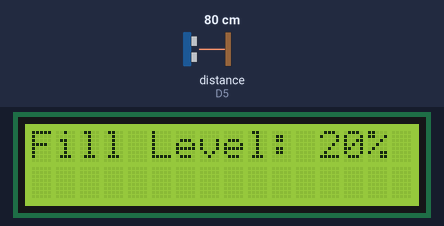
A sketch run on a simulated ESP8266 (NodeMCU). On the bench: 16×2 character LCD. Wiring (inferred from the names in the program): ultrasonic range finder: trigger D6; echo D5. The test bench sets the inputs (shaded band); at power-on: distance to the obstacle (sensor on D5) 80 cm. The echo pulse lasts 58.3 µs per cm; what the sketch prints to the serial monitor is not drawn.

Above: at 4.2 s.
4.3 s: distance to the obstacle (sensor on D5) set to 2 cm
At 6.4 s:
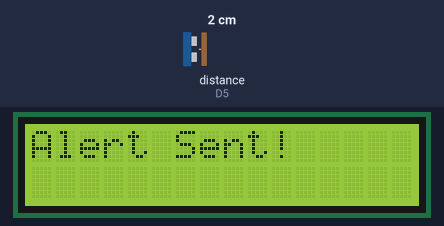
7.0 s: distance to the obstacle (sensor on D5) set to 35 cm
At 10.2 s:
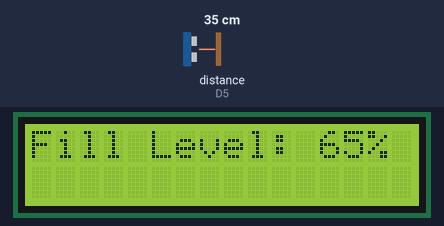
10.6 s: distance to the obstacle (sensor on D5) set to 60 cm
At 12.5 s:
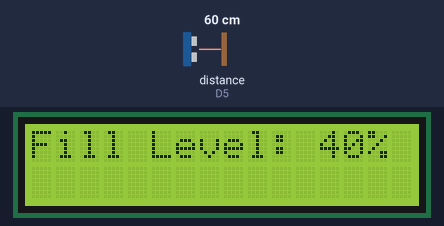
13.3 s: distance to the obstacle (sensor on D5) set to 4 cm
At 15.6 s:
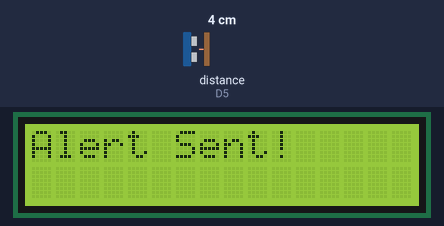
Timing chart, 0 to 17.1 s (numbered marks = the images above; inputs shaded):
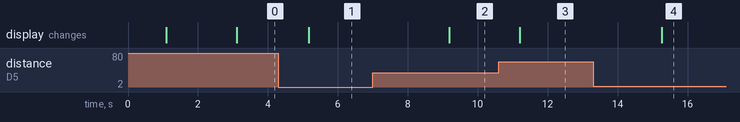

Measured:
- after the input at 4.3 s, the display: changes after 0.86 s (image 1)
- after the input at 7.0 s, the display: changes after 2.2 s (image 2)
- after the input at 10.6 s, the display: changes after 0.60 s (image 3)
- after the input at 13.3 s, the display: changes after 2.0 s (image 4)

The sketch:

Smart_Dustbin.ino
```cpp
#include <Wire.h>
#include <LiquidCrystal_I2C.h>
//#include <SoftwareSerial.h>

LiquidCrystal_I2C lcd(0x27, 16, 2);
//SoftwareSerial gsmSerial(D4, D3);

const int trigPin = D6;
const int echoPin = D5;
const int threshold = 75;

//String phoneNumber = "+9188305848xx";

void setup() {
  lcd.begin(16, 2);
  lcd.backlight();

  pinMode(trigPin, OUTPUT);
  pinMode(echoPin, INPUT);
  Serial.begin(9600);

  //gsmSerial.begin(9600);
  delay(1000);

  lcd.clear();
  lcd.print("Smart Dustbin");
  lcd.setCursor(0, 1);
  lcd.print("Initializing...");
  delay(2000);
}

void loop() {
  long duration, distance;
  digitalWrite(trigPin, LOW);
  delayMicroseconds(2);
  digitalWrite(trigPin, HIGH);
  delayMicroseconds(10);
  digitalWrite(trigPin, LOW);
  duration = pulseIn(echoPin, HIGH);
  distance = (duration / 2) / 29.1;

  int fillLevel = map(distance, 0, 100, 100, 0);

 Serial.print("Fill Level: ");
 Serial.println(fillLevel);
  lcd.clear();
  lcd.print("Fill Level: ");
  lcd.print(fillLevel);
  lcd.print("%");

  if (fillLevel >= threshold) {
    sendSMSAlert();
  }

  delay(2000);
}

void sendSMSAlert() {
  lcd.clear();
  lcd.print("Sending Alert...");
  //gsmSerial.println("AT+CPIN=<SIM_PIN>");
  // delay(2000);
  // gsmSerial.println("AT+CMGF=1");
  // delay(1000);
  // gsmSerial.print("AT+CMGS=\"");
  // gsmSerial.print(phoneNumber);
  // gsmSerial.println("\"");
  // delay(1000);

  String message = "Dustbin Full! Please Empty.";
  //gsmSerial.print(message);
  // delay(1000);
  // gsmSerial.write(0x1A);
  // delay(2000);

  lcd.clear();
  lcd.print("Alert Sent!");
  delay(2000);
}
```
